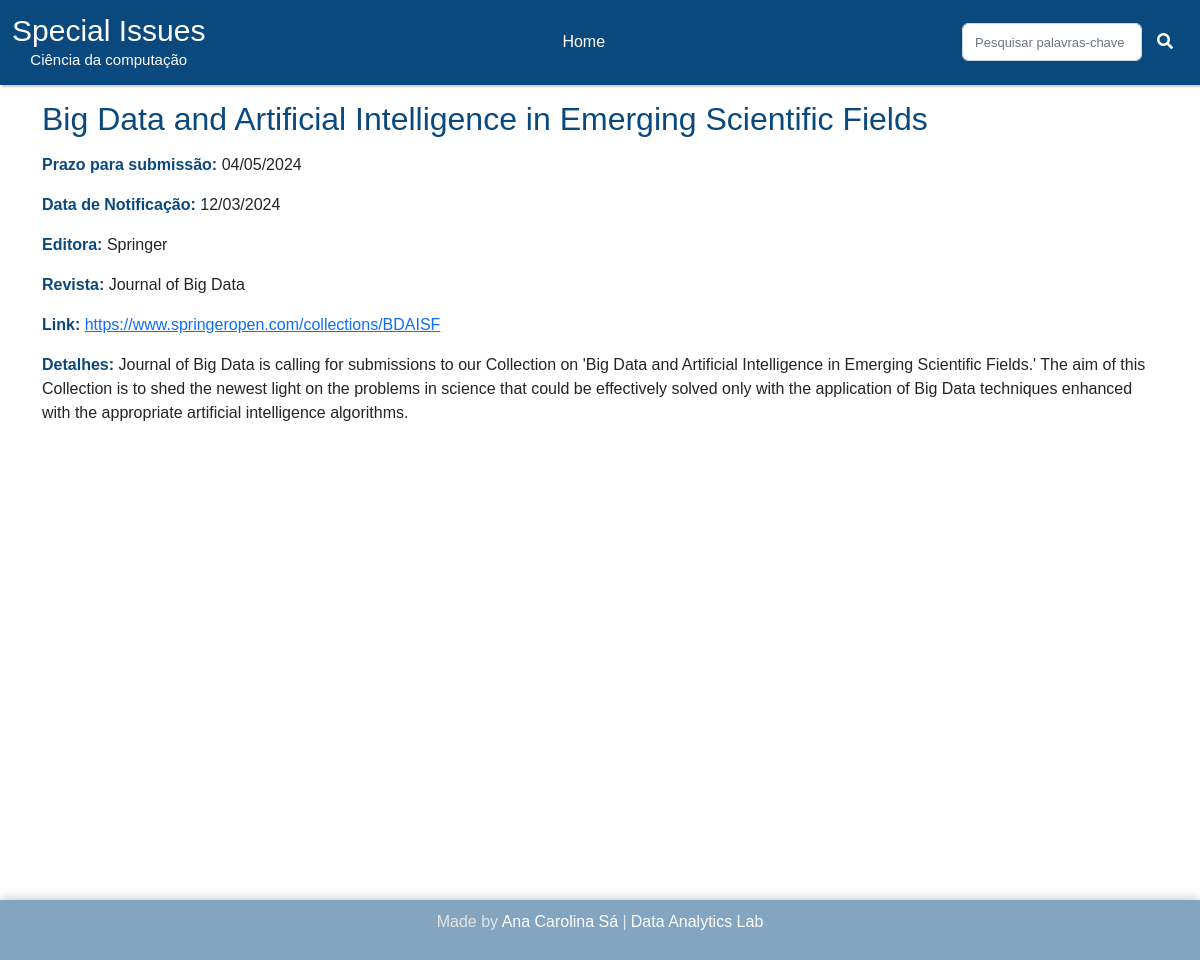
/detalhes/40, run on the app's committed database.
### website/adm/models.py (models this page shows)
class SPI(db.Model):
    id = db.Column(db.Integer, primary_key=True)
    editora = db.Column(db.String, unique=False, nullable=False)
    revista = db.Column(db.String, unique=False, nullable=False)
    titulo = db.Column(db.String, unique=False, nullable=False)
    link = db.Column(db.String, unique=True, nullable=False)
    prazo = db.Column(db.Date, unique=False, nullable=False)
    datanot = db.Column(db.Date, unique=False, nullable=False)
    detalhes = db.Column(db.String, unique=False, nullable=False)

### website/users/users_rotas.py (the view)
@app.route('/detalhes/<int:id>', methods=['GET'])
def users_detalhes(id):
    spi = SPI.query.get(id)
    if spi:
        return render_template('users/users_detalhes.html', spi=spi, title='Detalhes da Special Issue')
    else:
        flash('Special Issue não encontrado', 'danger')
        return redirect(url_for('user.home'))

### website/templates/users/users_detalhes.html
{% extends 'layout.html' %}
{% block content %}
{% include 'users/users_navbar.html' %}
<link rel="stylesheet" type="text/css" href="{{ url_for('static', filename='css/detalhes.css') }}">
<div class="container">
    <h1>{{ spi.titulo }}</h1>
    <p><b>Prazo para submissão:</b> {{ spi.prazo.strftime('%d/%m/%Y') }}</p>
    <p><b>Data de Notificação:</b> {{ spi.datanot.strftime('%d/%m/%Y') }}</p>
    <p><b>Editora:</b> {{ spi.editora }}</p>
    <p><b>Revista:</b> {{ spi.revista }}</p>
    <p><b>Link:</b> <a href="{{ spi.link }}" target="_blank">{{ spi.link }}</a></p>
    <p><b>Detalhes:</b> {{ spi.detalhes|safe }}</p>
</div>
{% include 'footer.html' %}
{% endblock content %}

### website/static/css/styles_nav.css (style rules this page uses)
* { font-family: 'Aileron', sans-serif; }

### website/static/css/detalhes.css (style rules this page uses)
.container h1 { font-size: xx-large; margin-top: 15px; color: #0a497e; margin-bottom: 15px; }
.container b { color: #0a497e; }
@media only screen and (min-width: 514px) { .container { height: 100vh; } }

### data on the page
SPI: titulo "Big Data and Artificial Intelligence in Emerging Scientific Fields", prazo "04/05/2024", datanot "12/03/2024", editora "Springer", revista "Journal of Big Data", link "https://www.springeropen.com/collections/BDAISF", detalhes "Journal of Big Data is calling for submissions to our Collection on 'Big Data and Artificial Intelligence in Emerging Scientific Fields.' The aim of this Collection is to shed the newest light on the problems in science that could be effectively solved only with the application of Big Data techniques enhanced with the appropriate artificial intelligence algorithms."
